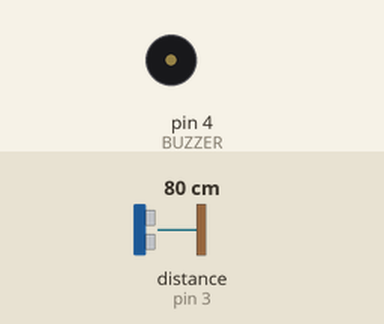
The sketch below on a simulated Arduino Uno, built with avr-gcc and run on an emulated ATmega328P. Shown: buzzer (waves = sounding). Wiring (inferred from the names in the program): ultrasonic range finder: trigger pin 2; echo pin 3. The inputs (shaded band) are chosen by the test bench; at power-on: distance to the obstacle (sensor on pin 3) 80 cm. The echo pulse lasts 58.3 µs per cm.

Above: at 1.2 s.
1.3 s: distance to the obstacle (sensor on pin 3) set to 58 cm
2.8 s: distance to the obstacle (sensor on pin 3) set to 49 cm
At 3.4 s:
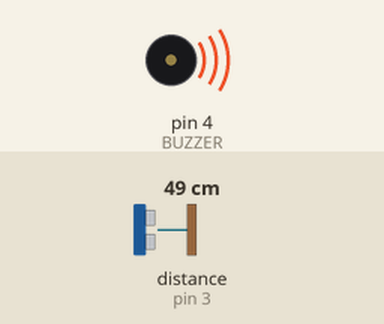
5.8 s: distance to the obstacle (sensor on pin 3) set to 7 cm
8.8 s: distance to the obstacle (sensor on pin 3) set to 4 cm
At 9.3 s:
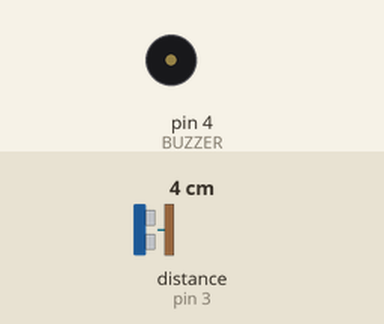
10.5 s: distance to the obstacle (sensor on pin 3) set to 9 cm
At 11.0 s:
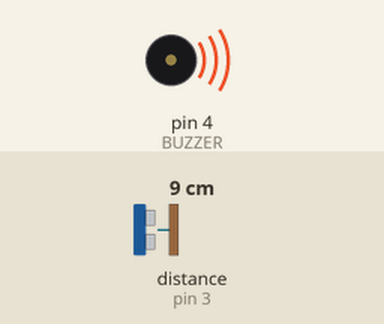
Timing chart, 0 to 14.5 s (numbered marks = the images above; inputs shaded):
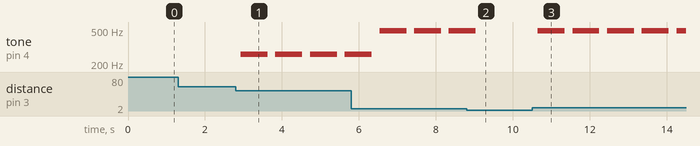

Measured:
- the behaviour switches between 55 and 54 cm on distance to the obstacle (sensor on pin 3) (found by bisection; images 0 and 1)
- the behaviour switches between 6 and 5 cm on distance to the obstacle (sensor on pin 3) (found by bisection; images 1 and 2)
- after the input at 1.3 s, every drawn part: stays the same
- after the input at 2.8 s, tone on pin 4 (BUZZER): alternates 261 Hz for 0.70 s and silent for 0.20 s, starting after 0.13 s
- after the input at 8.8 s, tone on pin 4 (BUZZER): goes on until 9.0 s, then stays silent
- after the input at 10.5 s, tone on pin 4 (BUZZER): alternates 493 Hz for 0.70 s and silent for 0.20 s, starting after 0.15 s

The sketch:

THEREMIN.ino
```cpp
#define BUZZER 4
int k;
void setup()
{
 pinMode(BUZZER, OUTPUT);
  Serial.begin(9600);
}
void loop()
{
  k=sensordistancia();
 if((k>=5)&&(k<12))
 {
  tone(BUZZER, 493.88,700);
  delay(800);
 }
  if((k>=12)&&(k<19))
 {
  tone(BUZZER, 440,700);
  delay(800);
 }
  if((k>=19)&&(k<26))
 {
  tone(BUZZER, 392,700);
  delay(800);
 }
   if((k>=26)&&(k<33))
 {
  tone(BUZZER, 349.23,700);
  delay(800);
 }
    if((k>=33)&&(k<40))
 {
  tone(BUZZER, 329.63,700);
  delay(800);
 }
     if((k>=40)&&(k<47))
 {
  tone(BUZZER, 293.66,700);
  delay(800);
 }
      if((k>=47)&&(k<54))
 {
  tone(BUZZER, 261.63,700);
  delay(800);
 }

}
int sensordistancia()
{
  int TRIGGER = 2;
int ECHO = 3 ;
long sensor;
long Distancia;
  pinMode(TRIGGER, OUTPUT);
  pinMode(ECHO, INPUT);
  digitalWrite(TRIGGER, LOW);
  digitalWrite(TRIGGER, HIGH);
  delayMicroseconds(10);
  digitalWrite(TRIGGER, LOW);
  sensor=pulseIn(ECHO, HIGH);
  Distancia=sensor/59;
  delay(100);
  return Distancia;
  delay(200);
}
```
